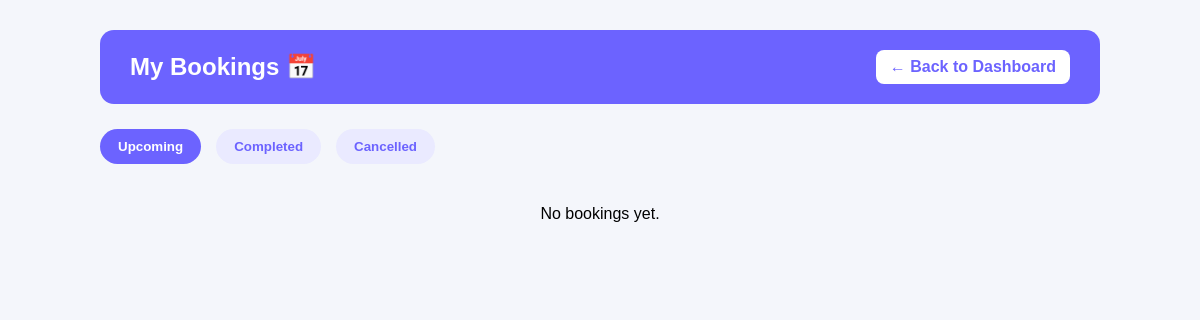
Page /bookings/16/ (signed in) on the earlier database version.
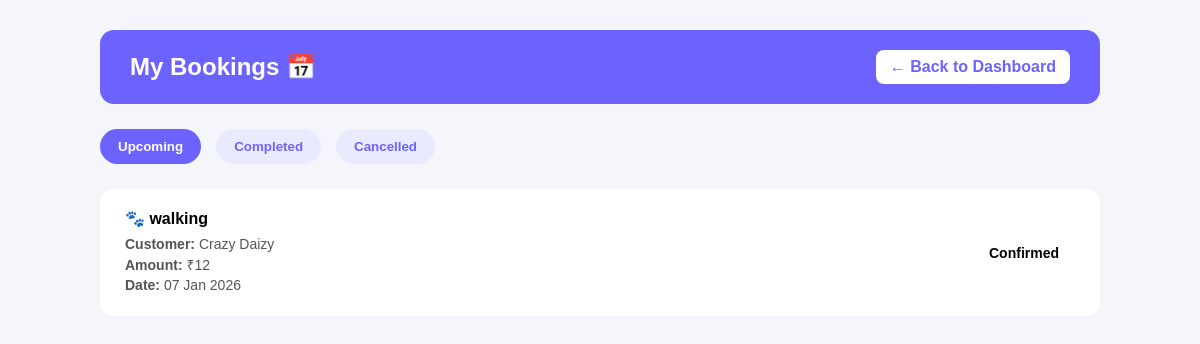
Same page on the later database version.
### PetCare/models.py (models this page shows, shortened)
class ServiceBooking(models.Model):
    customer = models.ForeignKey(Customer, on_delete=models.CASCADE)
    provider = models.ForeignKey(ServiceProvider, on_delete=models.CASCADE)
    service_name = models.CharField(max_length=100)
    amount = models.PositiveIntegerField()
    payment = models.OneToOneField(Payment, on_delete=models.CASCADE)
    booking_date = models.DateTimeField(auto_now_add=True)
    status = models.CharField(
        max_length=20,
        choices=[
            ('confirmed', 'Confirmed'),
            ('pending', 'Pending'),
            ('cancelled', 'Cancelled')
        ],
        default='confirmed'
    )

class Customer(models.Model):
    customer = models.OneToOneField(Profile,on_delete=models.CASCADE)
    fullname = models.CharField(max_length=30)
    phone_number = models.CharField(max_length=20)
    city = models.CharField(max_length=50)
    address = models.CharField(max_length=70)

### PetCare/views.py (the view)
# urls.py: path('bookings/<int:provider_id>/',views.bookings,name='bookings'),
def bookings(request,provider_id):
    profile = request.user.profile
    if profile.role != "service_providers":
        return redirect("customer_home")
    provider = ServiceProvider.objects.get(user=profile)
    bookings = ServiceBooking.objects.filter(provider=provider).order_by("-booking_date")
    return render(request,'provider/bookings.html',{"bookings": bookings})

### PetCare/templates/provider/bookings.html (shortened to what this page needs)
{% load static %}
<!DOCTYPE html>
<html lang="en">
<head>
    <link rel="stylesheet" href="{% static 'css/provider/bookings.css' %}">
</head>
<body>
<div class="booking-page">
    <div class="page-header">
        <h2>My Bookings 📅</h2>
        <a href="{% url 'provider_home' %}" class="back-btn">← Back to Dashboard</a>
    </div>
    <div class="filter-bar">
        <button class="filter active">Upcoming</button>
        <button class="filter">Completed</button>
        <button class="filter">Cancelled</button>
    </div>
    <div class="booking-list">
        {% if bookings %}
            {% for booking in bookings %}
            <div class="booking-card">
                <div class="booking-info">
                    <h4>🐾 {{ booking.service_name }}</h4>
                    <p><strong>Customer:</strong> {{ booking.customer.fullname }}</p>
                    <p><strong>Amount:</strong> ₹{{ booking.amount }}</p>
                    <p><strong>Date:</strong> {{ booking.booking_date|date:"d M Y" }}</p>
                </div>
                <div class="booking-status {{ booking.status }}">
                    {{ booking.status|title }}
                </div>
            </div>
            {% endfor %}
        {% else %}
            <p style="text-align:center;">No bookings yet.</p>
        {% endif %}
    </div>
</div>
</body>
</html>

Differences in the rows shown:
added ServiceBooking: service_name "walking", customer.fullname "Crazy Daizy", amount "12", booking_date "07 Jan 2026", status "Confirmed"
Other differences:
text no longer shown: "No bookings yet."
